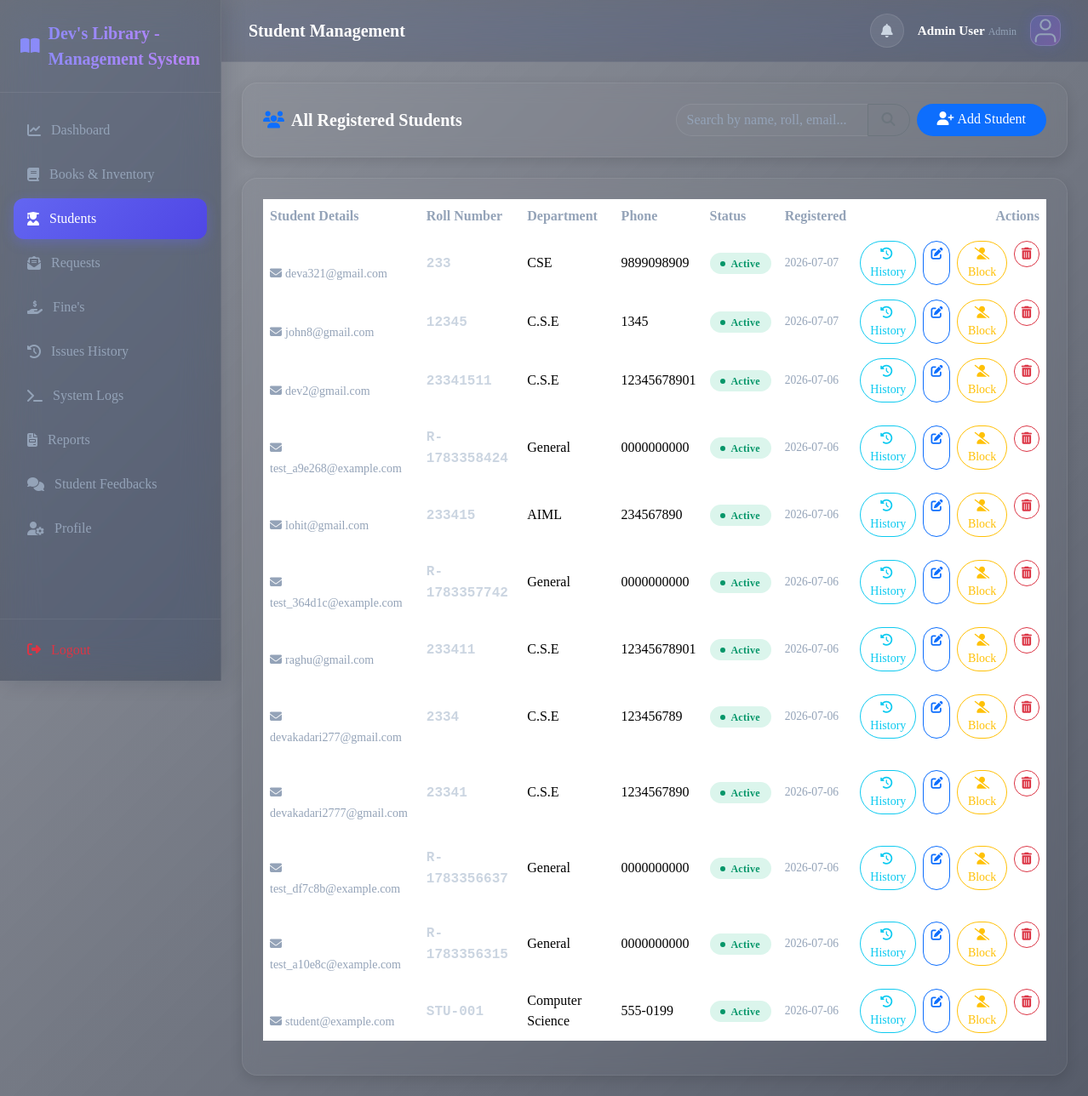
Page /students (signed in) on the earlier database version.
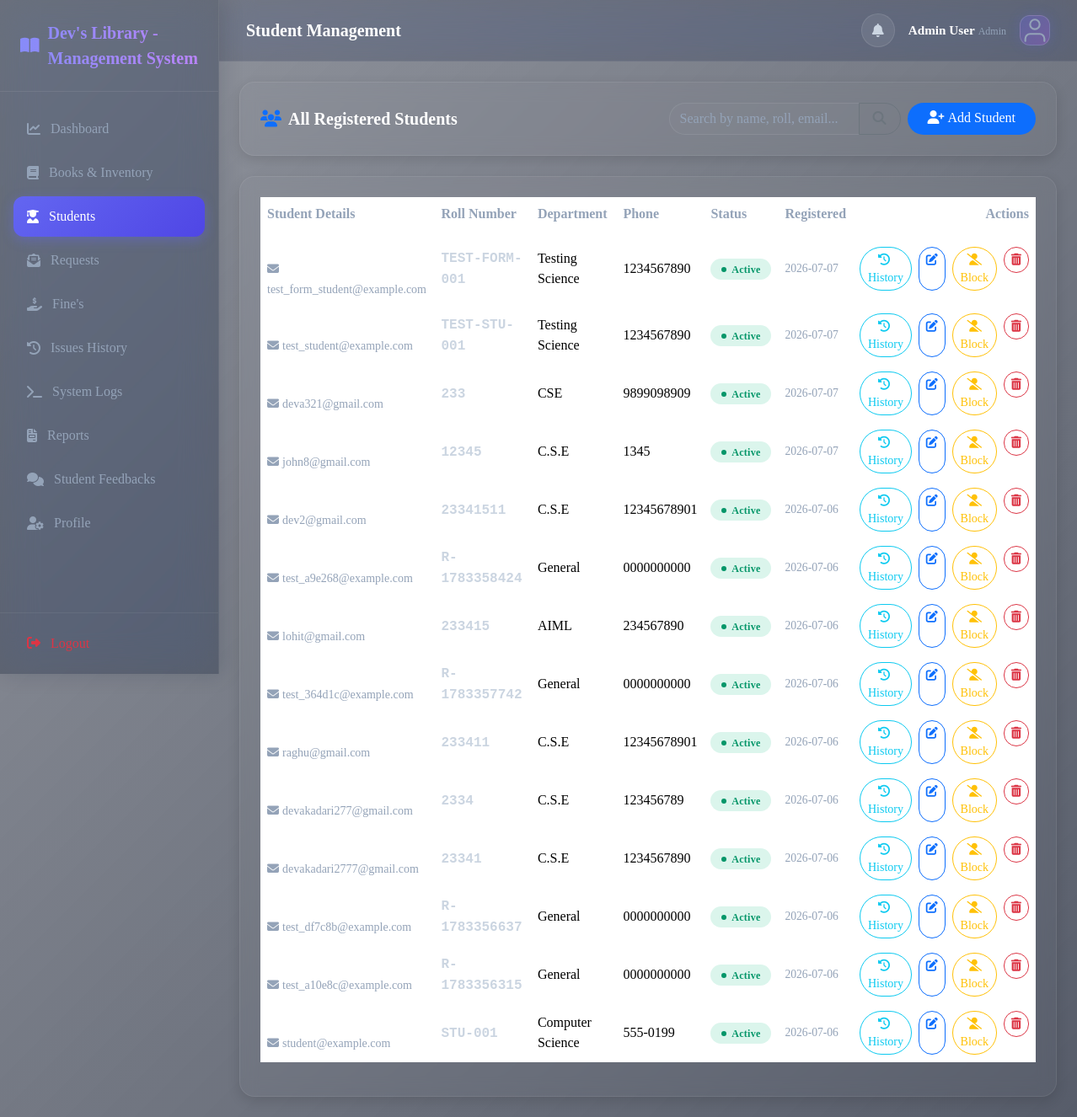
Same page on the later database version.
### models.py (models this page shows, shortened)
class Student(db.Model, UserMixin):
    __tablename__ = 'students'
    id = db.Column(db.Integer, primary_key=True)
    full_name = db.Column(db.String(120), nullable=False)
    email = db.Column(db.String(120), unique=True, nullable=False)
    password_hash = db.Column(db.String(200), nullable=False)
    roll_number = db.Column(db.String(50), unique=True, nullable=False)
    department = db.Column(db.String(120), nullable=False)
    phone = db.Column(db.String(20), nullable=False)
    address = db.Column(db.String(300), nullable=True)
    is_blocked = db.Column(db.Boolean, default=False)
    created_at = db.Column(db.DateTime, default=datetime.utcnow)
    image = db.Column(db.String(200), default='default-avatar.svg')
    issues = db.relationship('IssuedBook', backref='student', cascade='all, delete-orphan', lazy=True)
    requests = db.relationship('BookRequest', backref='student', cascade='all, delete-orphan', lazy=True)
    fines = db.relationship('FineRecord', backref='student', cascade='all, delete-orphan', lazy=True)
    transactions = db.relationship('Transaction', backref='student', cascade='all, delete-orphan', lazy=True)
    notifications = db.relationship('Notification', backref='student', cascade='all, delete-orphan', lazy=True)

### routes.py (the view, shortened to what this page needs)
@main.route('/students')
@login_required
@admin_required
def students_view():
    update_outstanding_fines()
    query = Student.query
    search = request.args.get('search', '').strip()
    students = query.order_by(Student.created_at.desc()).all()
    return render_template('students.html', students=students)

### models.py (called while the page is built)
@login_manager.user_loader
def load_user(user_id):
    if not user_id:
        return None
    user_type, _, uid = user_id.partition(':')
    if not uid.isdigit():
        return None
    if user_type == 'student':
        return Student.query.get(int(uid))
    if user_type == 'admin':
        return Admin.query.get(int(uid))
    return None

    @property
    def is_admin(self):
        return True

    @property
    def user_type(self):
        return 'Admin'

### routes.py (called while the page is built)
def admin_required(f):
    from functools import wraps
    @wraps(f)
    def decorated_function(*args, **kwargs):
        if not current_user.is_authenticated or not current_user.is_admin:
            flash('Access denied. Administrator privileges required.', 'danger')
            return redirect(url_for('main.dashboard'))
        return f(*args, **kwargs)
    return decorated_function

### utils.py (called while the page is built, shortened)
def update_outstanding_fines():
    from models import IssuedBook, FineRecord
    now = datetime.utcnow()
    overdue_issues = IssuedBook.query.filter(
        IssuedBook.status == 'Issued',
        IssuedBook.due_date < now
    ).all()
    try:
        db.session.commit()
    except Exception:
        db.session.rollback()

### templates/students.html (shortened to what the changed rows need)
{% extends 'base.html' %}
{% block page_title %}Student Management{% endblock %}
{% block content %}
<div class="card-glass p-4">
  <div class="table-responsive">
    <table class="table table-hover align-middle">
      <thead>
        <tr>
          <th>Student Details</th>
          <th>Roll Number</th>
          <th>Department</th>
          <th>Phone</th>
          <th>Status</th>
          <th>Registered</th>
          <th class="text-end">Actions</th>
        </tr>
      </thead>
      <tbody>
        {% for student in students %}
          <tr>
            <td>
              <div class="fw-bold text-dark">{{ student.full_name }}</div>
              <small class="text-muted"><i class="fas fa-envelope me-1"></i>{{ student.email }}</small>
            </td>
            <td>
              <span class="font-monospace fw-bold text-secondary">{{ student.roll_number }}</span>
            </td>
            <td>{{ student.department }}</td>
            <td>{{ student.phone }}</td>
            <td>
              {% if student.is_blocked %}
                <span class="badge badge-status badge-blocked">Blocked</span>
              {% else %}
                <span class="badge badge-status badge-active">Active</span>
              {% endif %}
            </td>
            <td style="font-size: 0.85rem;" class="text-muted">{{ student.created_at.strftime('%Y-%m-%d') }}</td>
            <td class="text-end">
              <div class="d-flex justify-content-end gap-2">
                <a href="{{ url_for('main.student_history', student_id=student.id) }}" class="btn btn-sm btn-outline-info rounded-pill" title="Borrowing History">
                  <i class="fas fa-history me-1"></i>History
                </a>
                <a href="{{ url_for('main.edit_student', student_id=student.id) }}" class="btn btn-sm btn-outline-primary rounded-pill" title="Edit Student">
                  <i class="fas fa-edit"></i>
                </a>
                <form action="{{ url_for('main.toggle_block_student', student_id=student.id) }}" method="POST" class="d-inline">
                  {% if student.is_blocked %}
                    <button type="submit" class="btn btn-sm btn-outline-success rounded-pill" title="Unblock Student">
                      <i class="fas fa-user-check"></i> Unblock
                    </button>
                  {% else %}
                    <button type="submit" class="btn btn-sm btn-outline-warning rounded-pill" title="Block Student">
                      <i class="fas fa-user-slash"></i> Block
                    </button>
                  {% endif %}
                </form>
                <form action="{{ url_for('main.delete_student', student_id=student.id) }}" method="POST" class="d-inline" onsubmit="return confirm('Are you sure you want to delete this student account permanently? This cannot be undone.');">
                  <button type="submit" class="btn btn-sm btn-outline-danger rounded-pill" title="Delete Account">
                    <i class="fas fa-trash-alt"></i>
                  </button>
                </form>
              </div>
            </td>
          </tr>
        {% else %}
          <tr>
            <td colspan="7" class="text-center text-muted py-4">No students registered yet or matches the search criteria.</td>
          </tr>
        {% endfor %}
      </tbody>
    </table>
  </div>
</div>
{% endblock %}

Differences in the rows shown:
added Student: email "test_form_student@example.com", roll_number "TEST-FORM-001", department "Testing Science", phone "1234567890", is_blocked "Active", created_at "2026-07-07"
added Student: email "test_student@example.com", roll_number "TEST-STU-001", department "Testing Science", phone "1234567890", is_blocked "Active", created_at "2026-07-07"
